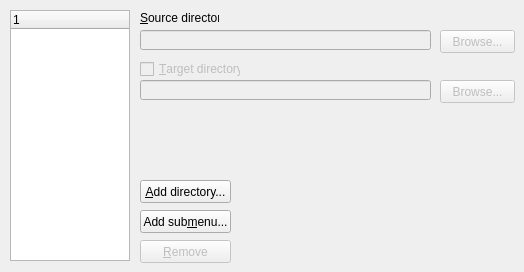
         <widget class="QWidget" name="tab_3" >
          <attribute name="title" >
           <string>&amp;Favourite directories</string>
          </attribute>
          <widget class="QLabel" name="label_3" >
           <property name="geometry" >
            <rect>
             <x>140</x>
             <y>10</y>
             <width>79</width>
             <height>16</height>
            </rect>
           </property>
           <property name="text" >
            <string>&amp;Source directory</string>
           </property>
           <property name="buddy" >
            <cstring>qleFavouriteSource</cstring>
           </property>
          </widget>
          <widget class="QPushButton" name="qpbFavouriteAddDirectory" >
           <property name="geometry" >
            <rect>
             <x>140</x>
             <y>180</y>
             <width>91</width>
             <height>23</height>
            </rect>
           </property>
           <property name="text" >
            <string>&amp;Add directory...</string>
           </property>
          </widget>
          <widget class="QPushButton" name="qpbFavouriteAddSubmenu" >
           <property name="geometry" >
            <rect>
             <x>140</x>
             <y>210</y>
             <width>91</width>
             <height>23</height>
            </rect>
           </property>
           <property name="text" >
            <string>Add sub&amp;menu...</string>
           </property>
          </widget>
          <widget class="QPushButton" name="qpbFavouriteRemove" >
           <property name="enabled" >
            <bool>false</bool>
           </property>
           <property name="geometry" >
            <rect>
             <x>140</x>
             <y>240</y>
             <width>91</width>
             <height>23</height>
            </rect>
           </property>
           <property name="text" >
            <string>&amp;Remove</string>
           </property>
          </widget>
          <widget class="QCheckBox" name="qcbFavouriteTargetDirectory" >
           <property name="enabled" >
            <bool>false</bool>
           </property>
           <property name="geometry" >
            <rect>
             <x>140</x>
             <y>60</y>
             <width>101</width>
             <height>18</height>
            </rect>
           </property>
           <property name="text" >
            <string>&amp;Target directory</string>
           </property>
          </widget>
          <widget class="QTreeWidget" name="qtwFavouriteDirectories" >
           <property name="geometry" >
            <rect>
             <x>10</x>
             <y>10</y>
             <width>120</width>
             <height>251</height>
            </rect>
           </property>
           <column>
            <property name="text" >
             <string>1</string>
            </property>
           </column>
          </widget>
          <widget class="QPushButton" name="qpbFavouriteSourceBrowse" >
           <property name="enabled" >
            <bool>false</bool>
           </property>
           <property name="geometry" >
            <rect>
             <x>440</x>
             <y>30</y>
             <width>75</width>
             <height>23</height>
            </rect>
           </property>
           <property name="text" >
            <string>Browse...</string>
           </property>
          </widget>
          <widget class="QPushButton" name="qpbFavouriteTargetBrowse" >
           <property name="enabled" >
            <bool>false</bool>
           </property>
           <property name="geometry" >
            <rect>
             <x>440</x>
             <y>80</y>
             <width>75</width>
             <height>23</height>
            </rect>
           </property>
           <property name="text" >
            <string>Browse...</string>
           </property>
          </widget>
          <widget class="QLineEdit" name="qleFavouriteTarget" >
           <property name="enabled" >
            <bool>false</bool>
           </property>
           <property name="geometry" >
            <rect>
             <x>140</x>
             <y>80</y>
             <width>291</width>
             <height>20</height>
            </rect>
           </property>
          </widget>
          <widget class="QLineEdit" name="qleFavouriteSource" >
           <property name="enabled" >
            <bool>false</bool>
           </property>
           <property name="geometry" >
            <rect>
             <x>140</x>
             <y>30</y>
             <width>291</width>
             <height>20</height>
            </rect>
           </property>
          </widget>
         </widget>
